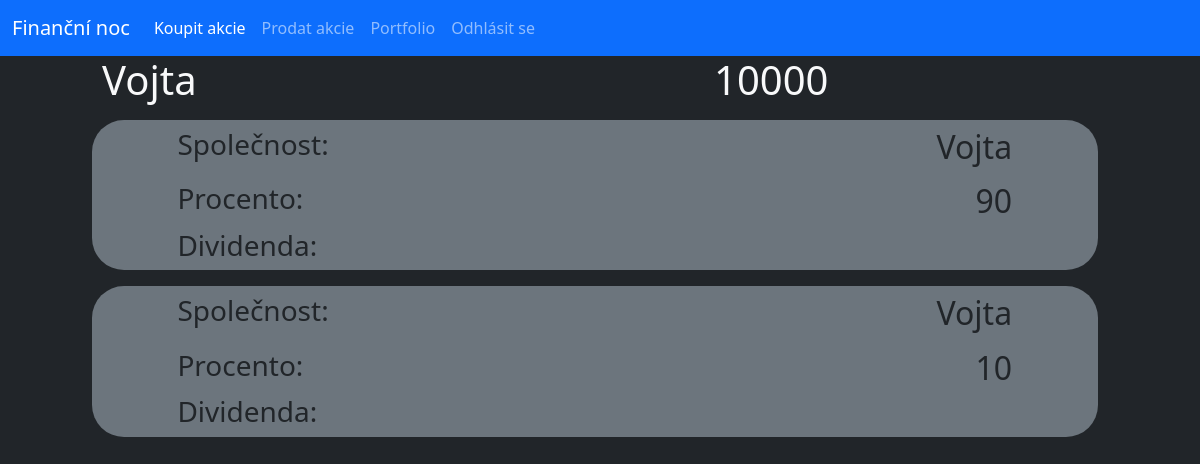
Page /user (signed in) on the earlier database version.
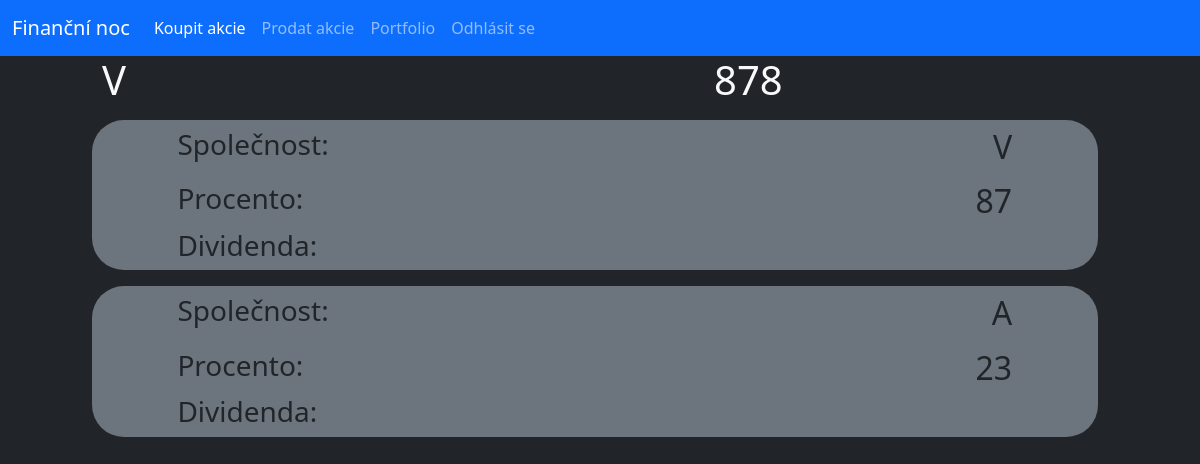
Same page on the later database version.
### database.py (models this page shows, shortened)
class User(db.Model):
    _id = db.Column("id", db.Integer, primary_key=True)
    name = db.Column(db.String(40))
    money = db.Column(db.Integer)
    password = db.Column(db.String(70))

class Stock(db.Model):
    _id = db.Column("id", db.Integer, primary_key=True)
    owner = db.Column(db.String(40))
    name = db.Column(db.String(40))
    percentage = db.Column(db.Integer)
    isSelling = db.Column(db.Boolean)

### router.py (the view)
@app.route("/user")
def user():
    if "user" in session:
        usr = session["user"]
        user = User.query.filter_by(name=usr).first()
        stocks = Stock.query.filter_by(owner=usr).all()
        return render_template("user.html", usr=user, logged=True, stocks=stocks)
    else:
        return redirect(url_for("home"))

### templates/user.html
{% extends "main.html" %}
{% block content %}
    <div class="row">
        <div class="col offset-1"><h1 class="text-light">{{usr.name}}</h1></div>
        <div class="col offset-1"><h1 class="text-light">{{usr.money}}</h1></div>
    </div>
    {% for stock in stocks%}
    <div class="row py-2">
        <div class="col-offset-1 col-11">
            <div class="conteiner offset-1 bg-secondary rounded-5">
                <div class="row py-2">
                    <div class="col-4 offset-1"><h3>Společnost:</h3></div>
                    <div class="col-6"><h2 class="text-end">{{stock.name}}</h2></div>
                </div>
                <div class="row">
                    <div class="col-4 offset-1"><h3>Procento:</h3></div>
                    <div class="col-6"><h2 class="text-end">{{stock.percentage}}</h2></div>
                </div>
                <div class="row">
                    <div class="col-4 offset-1"><h3>Dividenda:</h3></div>
                    <div class="col-6"><h2 class="text-end">{{stock.dividend}}</h2></div>
                </div>
            </div>
        </div>
    </div>
    {% endfor %}
{% endblock%}

### templates/main.html (shortened to what this page needs)
<!doctype html>
<html lang="en">
  <head>
    <link href="https://cdn.jsdelivr.net/npm/bootstrap@5.3.3/dist/css/bootstrap.min.css" rel="stylesheet">
  </head>
  <body class="bg-dark">
    <nav class="navbar navbar-expand-lg bg-primary navbar-dark">
        <div class="container-fluid">
          <a class="navbar-brand" href="/">Finanční noc</a>
          <div class="collapse navbar-collapse" id="navbarNav">
            <ul class="navbar-nav">
                <li class="nav-item">
                    <a class="nav-link active" aria-current="page" href="/buy">Koupit akcie</a>
                </li>
                <li class="nav-item">
                    <a class="nav-link" href="/sell">Prodat akcie</a>
                </li>
                <li class="nav-item">
                    <a class="nav-link" href="/user">Portfolio</a>
                </li>
                {% if logged %}
                <li class="nav-item">
                  <a class="nav-link" href="/logout">Odhlásit se</a>
                {% else %}
                <li class="nav-item">
                  <a class="nav-link" href="/login">Přihlásit se</a>
                {%endif%}
              </li>
            </ul>
          </div>
        </div>
      </nav>
      {% block content %} {% endblock%}
  </body>
</html>

Differences in the rows shown:
removed Stock: name "Vojta", percentage "10"
changed User: name "Vojta" → "V"; money "10000" → "878"
changed Stock (number 1 of 2 on the later page): name "Vojta" → "V"; percentage "90" → "87"
now on this page (row edited): Stock: name "A", percentage "23"
